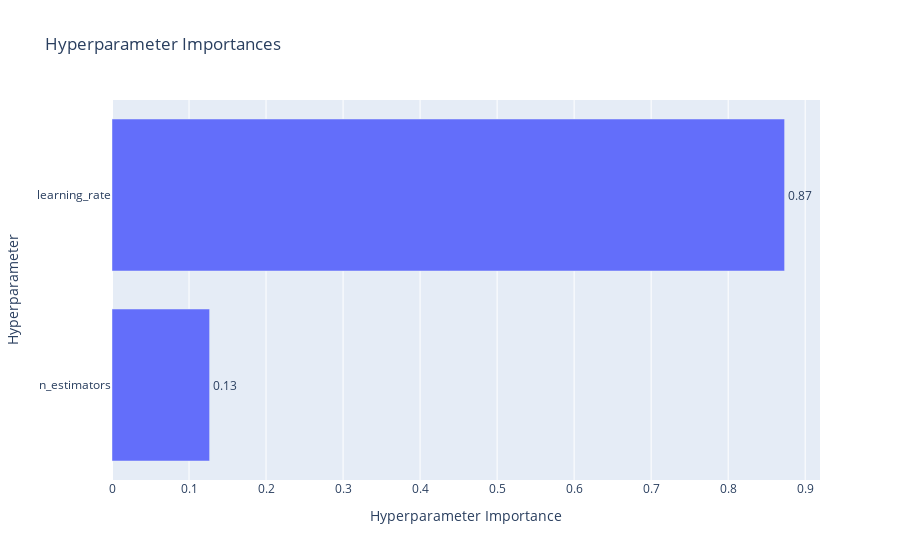
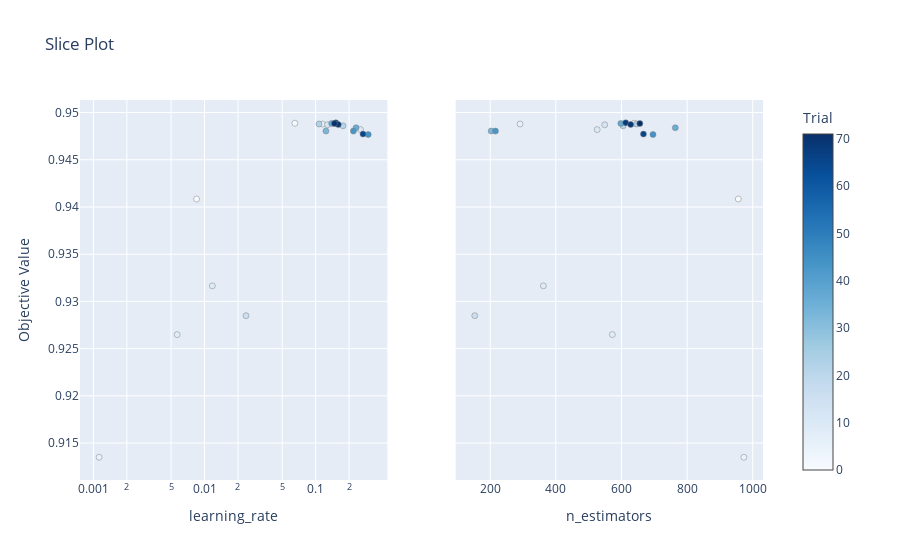
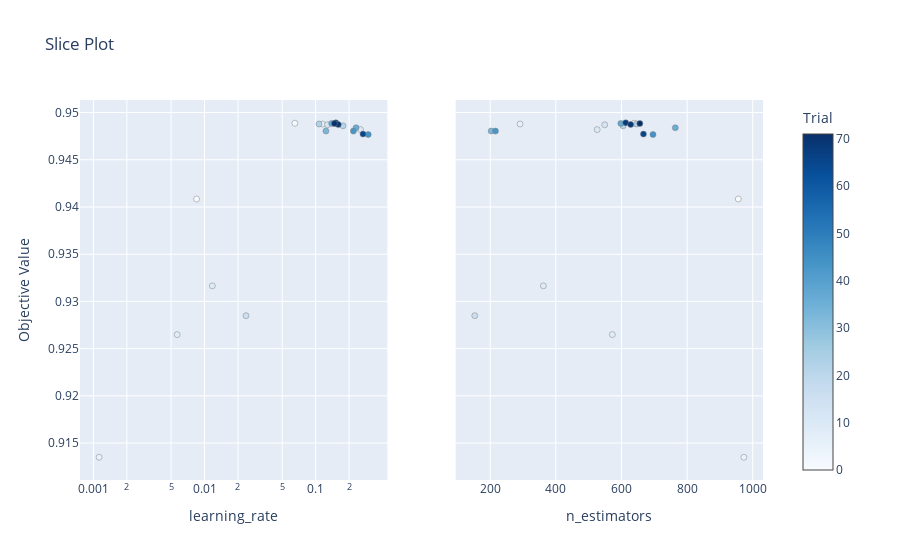
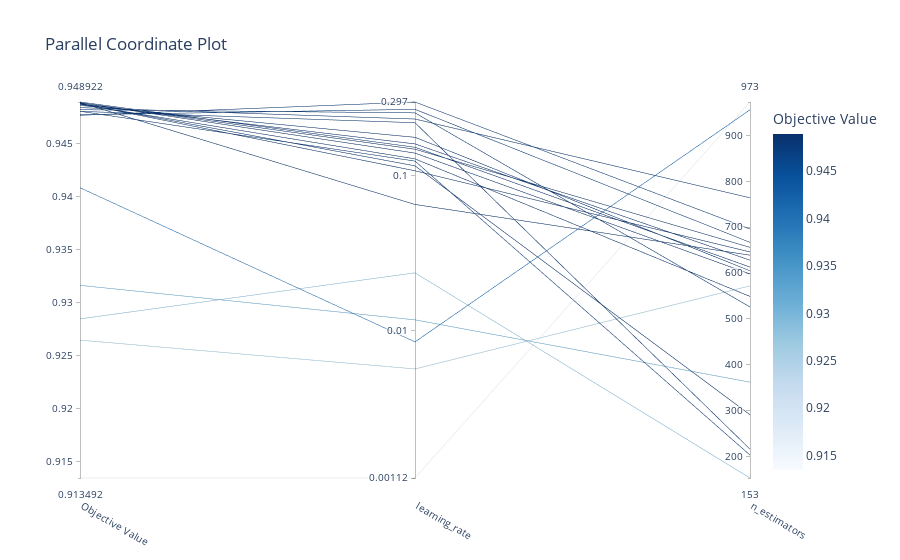

Notebook cell for these charts, in order:
### Markdown cell above
Visualization of the optimiztion and the trials

### Code cell
from optuna.visualization import plot_contour
from optuna.visualization import plot_intermediate_values
from optuna.visualization import plot_optimization_history
from optuna.visualization import plot_parallel_coordinate
from optuna.visualization import plot_param_importances
from optuna.visualization import plot_slice
# Visualize parameter importances.
plot_param_importances(study).show()
plot_slice(study).show()
plot_slice(study, params=["n_estimators", "learning_rate"]).show()
plot_parallel_coordinate(study).show()
plot_optimization_history(study).show()
optuna.visualization.plot_timeline(study).show()

### Figure 1 — Plotly figure (JSON) as saved in the notebook; plotly's stock layout.template omitted (floating-point values rounded to 4 significant figures)
{"data": [{"cliponaxis": false, "hovertemplate": ["n_estimators (IntDistribution): 0.12674268913847153<extra></extra>", "learning_rate (FloatDistribution): 0.8732573108615285<extra></extra>"], "name": "Objective Value", "orientation": "h", "text": ["0.13", "0.87"], "textposition": "outside", "type": "bar", "x": [0.1267, 0.8733], "y": ["n_estimators", "learning_rate"]}], "layout": {"title": {"text": "Hyperparameter Importances"}, "xaxis": {"title": {"text": "Hyperparameter Importance"}}, "yaxis": {"title": {"text": "Hyperparameter"}}}}

### Figure 2 — Plotly figure (JSON) as saved in the notebook; plotly's stock layout.template omitted (floating-point values rounded to 4 significant figures)
{"data": [{"marker": {"color": [0, 1, 5, 6, 8, 9, 10, 12, 16, 21, 23, 33, 36, 37, 43, 44, 65, 68, 69, 71], "colorbar": {"title": {"text": "Trial"}, "x": 1, "xpad": 40}, "colorscale": [[0, "rgb(247,251,255)"], [0.125, "rgb(222,235,247)"], [0.25, "rgb(198,219,239)"], [0.375, "rgb(158,202,225)"], [0.5, "rgb(107,174,214)"], [0.625, "rgb(66,146,198)"], [0.75, "rgb(33,113,181)"], [0.875, "rgb(8,81,156)"], [1, "rgb(8,48,107)"]], "line": {"color": "Grey", "width": 0.5}, "showscale": true}, "mode": "markers", "name": "Feasible Trial", "showlegend": false, "type": "scatter", "x": [0.008468, 0.06505, 0.001125, 0.1154, 0.005671, 0.01175, 0.2532, 0.128, 0.0236, 0.1762, 0.1072, 0.1238, 0.2311, 0.1394, 0.2187, 0.2975, 0.2668, 0.152, 0.1598, 0.1476], "xaxis": "x", "y": [0.9408, 0.9489, 0.9135, 0.9488, 0.9265, 0.9316, 0.9482, 0.9487, 0.9285, 0.9486, 0.9488, 0.948, 0.9484, 0.9488, 0.948, 0.9477, 0.9477, 0.9489, 0.9487, 0.9488], "yaxis": "y"}, {"marker": {"color": [0, 1, 5, 6, 8, 9, 10, 12, 16, 21, 23, 33, 36, 37, 43, 44, 65, 68, 69, 71], "colorbar": {"title": {"text": "Trial"}, "x": 1, "xpad": 40}, "colorscale": [[0, "rgb(247,251,255)"], [0.125, "rgb(222,235,247)"], [0.25, "rgb(198,219,239)"], [0.375, "rgb(158,202,225)"], [0.5, "rgb(107,174,214)"], [0.625, "rgb(66,146,198)"], [0.75, "rgb(33,113,181)"], [0.875, "rgb(8,81,156)"], [1, "rgb(8,48,107)"]], "line": {"color": "Grey", "width": 0.5}, "showscale": false}, "mode": "markers", "name": "Feasible Trial", "showlegend": false, "type": "scatter", "x": [956, 639, 973, 291, 572, 362, 526, 549, 153, 605, 646, 203, 764, 598, 216, 696, 667, 613, 628, 656], "xaxis": "x2", "y": [0.9408, 0.9489, 0.9135, 0.9488, 0.9265, 0.9316, 0.9482, 0.9487, 0.9285, 0.9486, 0.9488, 0.948, 0.9484, 0.9488, 0.948, 0.9477, 0.9477, 0.9489, 0.9487, 0.9488], "yaxis": "y2"}], "layout": {"title": {"text": "Slice Plot"}, "xaxis": {"anchor": "y", "domain": [0, 0.45], "title": {"text": "learning_rate"}, "type": "log"}, "xaxis2": {"anchor": "y2", "domain": [0.55, 1], "title": {"text": "n_estimators"}}, "yaxis": {"anchor": "x", "domain": [0, 1], "title": {"text": "Objective Value"}}, "yaxis2": {"anchor": "x2", "domain": [0, 1], "matches": "y", "showticklabels": false}}}

### Figure 3 — Plotly figure (JSON) as saved in the notebook; plotly's stock layout.template omitted (floating-point values rounded to 4 significant figures)
{"data": [{"marker": {"color": [0, 1, 5, 6, 8, 9, 10, 12, 16, 21, 23, 33, 36, 37, 43, 44, 65, 68, 69, 71], "colorbar": {"title": {"text": "Trial"}, "x": 1, "xpad": 40}, "colorscale": [[0, "rgb(247,251,255)"], [0.125, "rgb(222,235,247)"], [0.25, "rgb(198,219,239)"], [0.375, "rgb(158,202,225)"], [0.5, "rgb(107,174,214)"], [0.625, "rgb(66,146,198)"], [0.75, "rgb(33,113,181)"], [0.875, "rgb(8,81,156)"], [1, "rgb(8,48,107)"]], "line": {"color": "Grey", "width": 0.5}, "showscale": true}, "mode": "markers", "name": "Feasible Trial", "showlegend": false, "type": "scatter", "x": [0.008468, 0.06505, 0.001125, 0.1154, 0.005671, 0.01175, 0.2532, 0.128, 0.0236, 0.1762, 0.1072, 0.1238, 0.2311, 0.1394, 0.2187, 0.2975, 0.2668, 0.152, 0.1598, 0.1476], "xaxis": "x", "y": [0.9408, 0.9489, 0.9135, 0.9488, 0.9265, 0.9316, 0.9482, 0.9487, 0.9285, 0.9486, 0.9488, 0.948, 0.9484, 0.9488, 0.948, 0.9477, 0.9477, 0.9489, 0.9487, 0.9488], "yaxis": "y"}, {"marker": {"color": [0, 1, 5, 6, 8, 9, 10, 12, 16, 21, 23, 33, 36, 37, 43, 44, 65, 68, 69, 71], "colorbar": {"title": {"text": "Trial"}, "x": 1, "xpad": 40}, "colorscale": [[0, "rgb(247,251,255)"], [0.125, "rgb(222,235,247)"], [0.25, "rgb(198,219,239)"], [0.375, "rgb(158,202,225)"], [0.5, "rgb(107,174,214)"], [0.625, "rgb(66,146,198)"], [0.75, "rgb(33,113,181)"], [0.875, "rgb(8,81,156)"], [1, "rgb(8,48,107)"]], "line": {"color": "Grey", "width": 0.5}, "showscale": false}, "mode": "markers", "name": "Feasible Trial", "showlegend": false, "type": "scatter", "x": [956, 639, 973, 291, 572, 362, 526, 549, 153, 605, 646, 203, 764, 598, 216, 696, 667, 613, 628, 656], "xaxis": "x2", "y": [0.9408, 0.9489, 0.9135, 0.9488, 0.9265, 0.9316, 0.9482, 0.9487, 0.9285, 0.9486, 0.9488, 0.948, 0.9484, 0.9488, 0.948, 0.9477, 0.9477, 0.9489, 0.9487, 0.9488], "yaxis": "y2"}], "layout": {"title": {"text": "Slice Plot"}, "xaxis": {"anchor": "y", "domain": [0, 0.45], "title": {"text": "learning_rate"}, "type": "log"}, "xaxis2": {"anchor": "y2", "domain": [0.55, 1], "title": {"text": "n_estimators"}}, "yaxis": {"anchor": "x", "domain": [0, 1], "title": {"text": "Objective Value"}}, "yaxis2": {"anchor": "x2", "domain": [0, 1], "matches": "y", "showticklabels": false}}}

### Figure 4 — Plotly figure (JSON) as saved in the notebook; plotly's stock layout.template omitted (floating-point values rounded to 4 significant figures)
{"data": [{"dimensions": [{"label": "Objective Value", "range": [0.9135, 0.9489], "values": [0.9408, 0.9489, 0.9135, 0.9488, 0.9265, 0.9316, 0.9482, 0.9487, 0.9285, 0.9486, 0.9488, 0.948, 0.9484, 0.9488, 0.948, 0.9477, 0.9477, 0.9489, 0.9487, 0.9488]}, {"label": "learning_rate", "range": [-2.949, -0.5265], "ticktext": ["0.00112", "0.01", "0.1", "0.297"], "tickvals": [-2.949, -2, -1, -0.5265], "values": [-2.072, -1.187, -2.949, -0.9379, -2.246, -1.93, -0.5965, -0.8929, -1.627, -0.754, -0.9697, -0.9072, -0.6363, -0.8557, -0.6601, -0.5265, -0.5738, -0.8182, -0.7965, -0.8308]}, {"label": "n_estimators", "range": [153, 973], "values": [956, 639, 973, 291, 572, 362, 526, 549, 153, 605, 646, 203, 764, 598, 216, 696, 667, 613, 628, 656]}], "labelangle": 30, "labelside": "bottom", "line": {"color": [0.9408, 0.9489, 0.9135, 0.9488, 0.9265, 0.9316, 0.9482, 0.9487, 0.9285, 0.9486, 0.9488, 0.948, 0.9484, 0.9488, 0.948, 0.9477, 0.9477, 0.9489, 0.9487, 0.9488], "colorbar": {"title": {"text": "Objective Value"}}, "colorscale": [[0, "rgb(247,251,255)"], [0.125, "rgb(222,235,247)"], [0.25, "rgb(198,219,239)"], [0.375, "rgb(158,202,225)"], [0.5, "rgb(107,174,214)"], [0.625, "rgb(66,146,198)"], [0.75, "rgb(33,113,181)"], [0.875, "rgb(8,81,156)"], [1, "rgb(8,48,107)"]], "reversescale": false, "showscale": true}, "type": "parcoords"}], "layout": {"title": {"text": "Parallel Coordinate Plot"}}}
